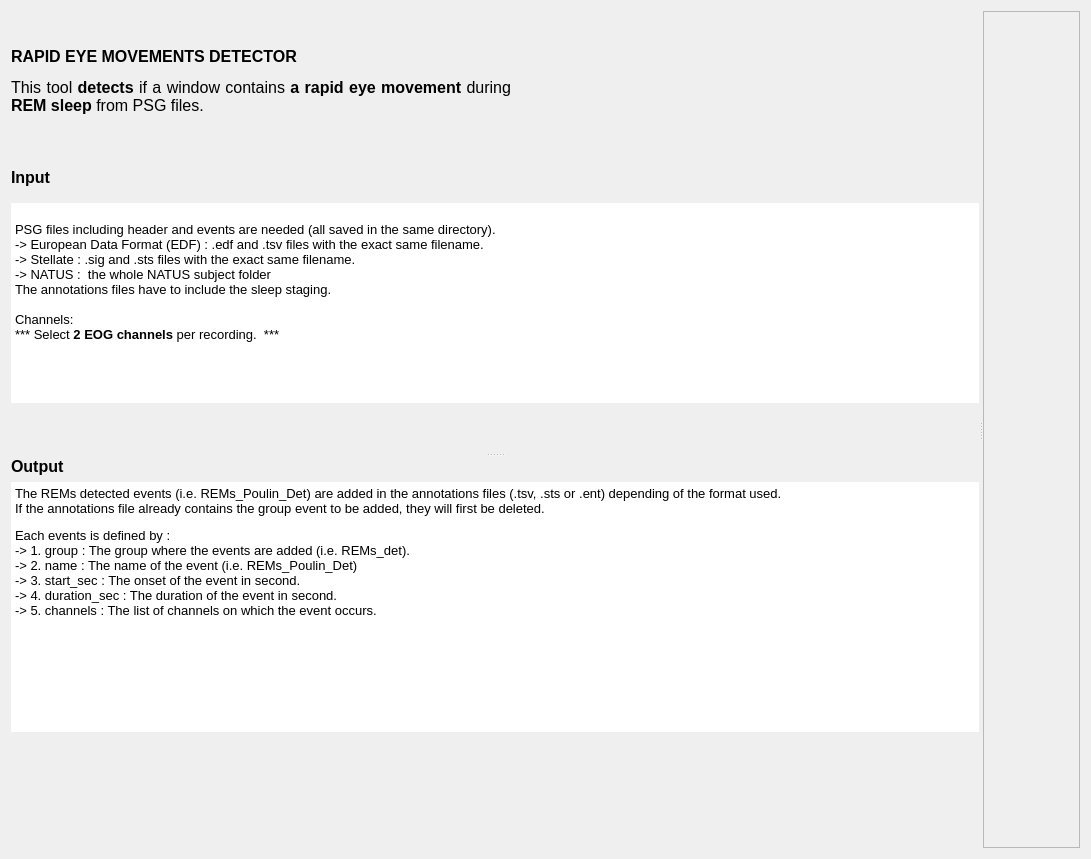
<ui version="4.0">
 <class>IntroStep</class>
 <widget class="QWidget" name="IntroStep">
  <property name="geometry">
   <rect>
    <x>0</x>
    <y>0</y>
    <width>1091</width>
    <height>859</height>
   </rect>
  </property>
  <property name="windowTitle">
   <string>Form</string>
  </property>
  <layout class="QHBoxLayout" name="horizontalLayout">
   <item>
    <widget class="QSplitter" name="splitter_2">
     <property name="orientation">
      <enum>Qt::Horizontal</enum>
     </property>
     <widget class="QWidget" name="layoutWidget">
      <layout class="QVBoxLayout" name="verticalLayout_4">
       <item>
        <widget class="QLabel" name="label_2">
         <property name="minimumSize">
          <size>
           <width>0</width>
           <height>100</height>
          </size>
         </property>
         <property name="maximumSize">
          <size>
           <width>500</width>
           <height>60</height>
          </size>
         </property>
         <property name="font">
          <font>
           <pointsize>12</pointsize>
          </font>
         </property>
         <property name="text">
          <string>&lt;html&gt;&lt;head/&gt;&lt;body&gt;&lt;p&gt;&lt;span style=" font-weight:600;"&gt;RAPID EYE MOVEMENTS DETECTOR&lt;/span&gt;&lt;/p&gt;&lt;p&gt;This tool &lt;span style=" font-weight:600;"&gt;detects &lt;/span&gt;if a window contains&lt;span style=" font-weight:600;"&gt; a rapid eye movement &lt;/span&gt;during&lt;span style=" font-weight:600;"&gt; REM sleep&lt;/span&gt; from PSG files.&lt;/p&gt;&lt;/body&gt;&lt;/html&gt;</string>
         </property>
         <property name="textFormat">
          <enum>Qt::AutoText</enum>
         </property>
         <property name="scaledContents">
          <bool>false</bool>
         </property>
         <property name="alignment">
          <set>Qt::AlignJustify|Qt::AlignVCenter</set>
         </property>
         <property name="wordWrap">
          <bool>true</bool>
         </property>
        </widget>
       </item>
       <item>
        <spacer name="verticalSpacer_3">
         <property name="orientation">
          <enum>Qt::Vertical</enum>
         </property>
         <property name="sizeType">
          <enum>QSizePolicy::Fixed</enum>
         </property>
         <property name="sizeHint" stdset="0">
          <size>
           <width>20</width>
           <height>40</height>
          </size>
         </property>
        </spacer>
       </item>
       <item>
        <widget class="QSplitter" name="splitter">
         <property name="orientation">
          <enum>Qt::Vertical</enum>
         </property>
         <widget class="QWidget" name="layoutWidget">
          <layout class="QVBoxLayout" name="verticalLayout_3">
           <item>
            <widget class="QLabel" name="label">
             <property name="minimumSize">
              <size>
               <width>0</width>
               <height>20</height>
              </size>
             </property>
             <property name="maximumSize">
              <size>
               <width>16777215</width>
               <height>20</height>
              </size>
             </property>
             <property name="font">
              <font>
               <pointsize>12</pointsize>
               <weight>75</weight>
               <bold>true</bold>
              </font>
             </property>
             <property name="text">
              <string>Input</string>
             </property>
             <property name="alignment">
              <set>Qt::AlignLeading|Qt::AlignLeft|Qt::AlignVCenter</set>
             </property>
            </widget>
           </item>
           <item>
            <widget class="QTextEdit" name="textEdit">
             <property name="sizePolicy">
              <sizepolicy hsizetype="Expanding" vsizetype="Expanding">
               <horstretch>0</horstretch>
               <verstretch>0</verstretch>
              </sizepolicy>
             </property>
             <property name="minimumSize">
              <size>
               <width>0</width>
               <height>200</height>
              </size>
             </property>
             <property name="maximumSize">
              <size>
               <width>16777215</width>
               <height>200</height>
              </size>
             </property>
             <property name="layoutDirection">
              <enum>Qt::LeftToRight</enum>
             </property>
             <property name="frameShape">
              <enum>QFrame::HLine</enum>
             </property>
             <property name="frameShadow">
              <enum>QFrame::Plain</enum>
             </property>
             <property name="lineWidth">
              <number>0</number>
             </property>
             <property name="sizeAdjustPolicy">
              <enum>QAbstractScrollArea::AdjustToContents</enum>
             </property>
             <property name="readOnly">
              <bool>true</bool>
             </property>
             <property name="html">
              <string>&lt;!DOCTYPE HTML PUBLIC "-//W3C//DTD HTML 4.0//EN" "http://www.w3.org/TR/REC-html40/strict.dtd"&gt;
&lt;html&gt;&lt;head&gt;&lt;meta name="qrichtext" content="1" /&gt;&lt;style type="text/css"&gt;
p, li { white-space: pre-wrap; }
&lt;/style&gt;&lt;/head&gt;&lt;body style=" font-family:'Ubuntu'; font-size:10pt; font-weight:400; font-style:normal;"&gt;
&lt;p style="-qt-paragraph-type:empty; margin-top:0px; margin-bottom:0px; margin-left:0px; margin-right:0px; -qt-block-indent:0; text-indent:0px;"&gt;&lt;br /&gt;&lt;/p&gt;
&lt;p style=" margin-top:0px; margin-bottom:0px; margin-left:0px; margin-right:0px; -qt-block-indent:0; text-indent:0px;"&gt;&lt;span style=" font-family:'Roboto-Regular'; font-size:10pt;"&gt;PSG files including header and events are needed (all saved in the same directory).&lt;/span&gt;&lt;/p&gt;
&lt;p style=" margin-top:0px; margin-bottom:0px; margin-left:0px; margin-right:0px; -qt-block-indent:0; text-indent:0px;"&gt;&lt;span style=" font-family:'Roboto-Regular'; font-size:10pt;"&gt;-&amp;gt; European Data Format (EDF) : .edf and .tsv files with the exact same filename.&lt;/span&gt;&lt;/p&gt;
&lt;p style=" margin-top:0px; margin-bottom:0px; margin-left:0px; margin-right:0px; -qt-block-indent:0; text-indent:0px;"&gt;&lt;span style=" font-family:'Roboto-Regular'; font-size:10pt;"&gt;-&amp;gt; Stellate : .sig and .sts files with the exact same filename.&lt;/span&gt;&lt;/p&gt;
&lt;p style=" margin-top:0px; margin-bottom:0px; margin-left:0px; margin-right:0px; -qt-block-indent:0; text-indent:0px;"&gt;&lt;span style=" font-family:'Roboto-Regular'; font-size:10pt;"&gt;-&amp;gt; NATUS : &lt;/span&gt;&lt;span style=" font-family:'MS Shell Dlg 2';"&gt; the whole NATUS subject folder&lt;/span&gt;&lt;/p&gt;
&lt;p style=" margin-top:0px; margin-bottom:0px; margin-left:0px; margin-right:0px; -qt-block-indent:0; text-indent:0px;"&gt;&lt;span style=" font-family:'MS Shell Dlg 2';"&gt;The annotations files have to include the sleep staging.&lt;/span&gt;&lt;/p&gt;
&lt;p style="-qt-paragraph-type:empty; margin-top:0px; margin-bottom:0px; margin-left:0px; margin-right:0px; -qt-block-indent:0; text-indent:0px; font-family:'Roboto-Regular'; font-size:10pt;"&gt;&lt;br /&gt;&lt;/p&gt;
&lt;p style=" margin-top:0px; margin-bottom:0px; margin-left:0px; margin-right:0px; -qt-block-indent:0; text-indent:0px;"&gt;&lt;span style=" font-family:'Roboto-Regular'; font-size:10pt;"&gt;Channels:&lt;/span&gt;&lt;/p&gt;
&lt;p style=" margin-top:0px; margin-bottom:0px; margin-left:0px; margin-right:0px; -qt-block-indent:0; text-indent:0px;"&gt;&lt;span style=" font-family:'Roboto-Regular'; font-size:10pt;"&gt;*** Select &lt;/span&gt;&lt;span style=" font-family:'Roboto-Regular'; font-size:10pt; font-weight:600;"&gt;2&lt;/span&gt;&lt;span style=" font-family:'Roboto-Regular'; font-size:10pt;"&gt; &lt;/span&gt;&lt;span style=" font-family:'Roboto-Regular'; font-size:10pt; font-weight:600;"&gt;EOG&lt;/span&gt;&lt;span style=" font-family:'Roboto-Regular'; font-size:10pt;"&gt; &lt;/span&gt;&lt;span style=" font-family:'Roboto-Regular'; font-size:10pt; font-weight:600;"&gt;channels&lt;/span&gt;&lt;span style=" font-family:'Roboto-Regular'; font-size:10pt;"&gt; per recording.  ***&lt;/span&gt;&lt;/p&gt;
&lt;p style="-qt-paragraph-type:empty; margin-top:0px; margin-bottom:0px; margin-left:0px; margin-right:0px; -qt-block-indent:0; text-indent:0px; font-family:'Roboto-Regular'; font-size:10pt;"&gt;&lt;br /&gt;&lt;/p&gt;&lt;/body&gt;&lt;/html&gt;</string>
             </property>
            </widget>
           </item>
           <item>
            <spacer name="verticalSpacer">
             <property name="orientation">
              <enum>Qt::Vertical</enum>
             </property>
             <property name="sizeType">
              <enum>QSizePolicy::Fixed</enum>
             </property>
             <property name="sizeHint" stdset="0">
              <size>
               <width>20</width>
               <height>40</height>
              </size>
             </property>
            </spacer>
           </item>
          </layout>
         </widget>
         <widget class="QWidget" name="layoutWidget">
          <layout class="QVBoxLayout" name="verticalLayout_2">
           <item>
            <widget class="QLabel" name="label_4">
             <property name="maximumSize">
              <size>
               <width>16777215</width>
               <height>20</height>
              </size>
             </property>
             <property name="sizeIncrement">
              <size>
               <width>0</width>
               <height>0</height>
              </size>
             </property>
             <property name="font">
              <font>
               <pointsize>12</pointsize>
               <weight>75</weight>
               <bold>true</bold>
              </font>
             </property>
             <property name="text">
              <string>Output</string>
             </property>
             <property name="alignment">
              <set>Qt::AlignLeading|Qt::AlignLeft|Qt::AlignVCenter</set>
             </property>
            </widget>
           </item>
           <item>
            <widget class="QTextEdit" name="textEdit_2">
             <property name="minimumSize">
              <size>
               <width>0</width>
               <height>250</height>
              </size>
             </property>
             <property name="maximumSize">
              <size>
               <width>16777215</width>
               <height>16777215</height>
              </size>
             </property>
             <property name="frameShape">
              <enum>QFrame::HLine</enum>
             </property>
             <property name="frameShadow">
              <enum>QFrame::Plain</enum>
             </property>
             <property name="lineWidth">
              <number>0</number>
             </property>
             <property name="sizeAdjustPolicy">
              <enum>QAbstractScrollArea::AdjustToContents</enum>
             </property>
             <property name="readOnly">
              <bool>true</bool>
             </property>
             <property name="html">
              <string>&lt;!DOCTYPE HTML PUBLIC "-//W3C//DTD HTML 4.0//EN" "http://www.w3.org/TR/REC-html40/strict.dtd"&gt;
&lt;html&gt;&lt;head&gt;&lt;meta name="qrichtext" content="1" /&gt;&lt;style type="text/css"&gt;
p, li { white-space: pre-wrap; }
&lt;/style&gt;&lt;/head&gt;&lt;body style=" font-family:'Ubuntu'; font-size:10pt; font-weight:400; font-style:normal;"&gt;
&lt;p style=" margin-top:12px; margin-bottom:12px; margin-left:0px; margin-right:0px; -qt-block-indent:0; text-indent:0px;"&gt;&lt;span style=" font-family:'MS Shell Dlg 2';"&gt;The REMs detected events (i.e. REMs_Poulin_Det) are added in the annotations files (.tsv, .sts or .ent) depending of the format used. &lt;br /&gt;&lt;/span&gt;&lt;span style=" font-family:'Roboto-Regular'; font-size:10pt;"&gt;If the annotations file already contains the group event to be added, they will first be deleted. &lt;/span&gt;&lt;/p&gt;
&lt;p style=" margin-top:0px; margin-bottom:0px; margin-left:0px; margin-right:0px; -qt-block-indent:0; text-indent:0px;"&gt;&lt;span style=" font-family:'MS Shell Dlg 2';"&gt;Each events is defined by : &lt;/span&gt;&lt;span style=" font-family:'Roboto-Regular'; font-size:10pt;"&gt;&lt;br /&gt;-&amp;gt; 1. group : The group where the events are added (i.e. REMs_det).&lt;br /&gt;-&amp;gt; 2. name : The name of the event (i.e. REMs_Poulin_Det)&lt;br /&gt;-&amp;gt; 3. start_sec : The onset of the event in second. &lt;br /&gt;-&amp;gt; 4. duration_sec : The duration of the event in second.&lt;br /&gt;-&amp;gt; 5. channels : The list of channels on which the event occurs.&lt;/span&gt;&lt;/p&gt;&lt;/body&gt;&lt;/html&gt;</string>
             </property>
            </widget>
           </item>
           <item>
            <spacer name="verticalSpacer_4">
             <property name="orientation">
              <enum>Qt::Vertical</enum>
             </property>
             <property name="sizeHint" stdset="0">
              <size>
               <width>20</width>
               <height>40</height>
              </size>
             </property>
            </spacer>
           </item>
          </layout>
         </widget>
        </widget>
       </item>
       <item>
        <spacer name="verticalSpacer_2">
         <property name="orientation">
          <enum>Qt::Vertical</enum>
         </property>
         <property name="sizeType">
          <enum>QSizePolicy::Fixed</enum>
         </property>
         <property name="sizeHint" stdset="0">
          <size>
           <width>20</width>
           <height>40</height>
          </size>
         </property>
        </spacer>
       </item>
      </layout>
     </widget>
     <widget class="QScrollArea" name="scrollArea">
      <property name="widgetResizable">
       <bool>true</bool>
      </property>
      <widget class="QWidget" name="scrollAreaWidgetContents">
       <property name="geometry">
        <rect>
         <x>0</x>
         <y>0</y>
         <width>112</width>
         <height>839</height>
        </rect>
       </property>
       <layout class="QVBoxLayout" name="verticalLayout">
        <item>
         <widget class="QLabel" name="label_6">
          <property name="text">
           <string />
          </property>
          <property name="pixmap">
           <pixmap>:/Intro/Eyes_movement.PNG</pixmap>
          </property>
          <property name="alignment">
           <set>Qt::AlignCenter</set>
          </property>
         </widget>
        </item>
       </layout>
      </widget>
     </widget>
    </widget>
   </item>
  </layout>
 <property name="styleSheet"><string>font: 10pt "Roboto-Regular";</string></property></widget>
 <resources>
  <include location="intro_res_rc.qrc" />
 <include location="../../../../../scinodes_poc/src/main/python/ui/themes/themes.qrc" /></resources>
 <connections />
 <slots>
  <slot>on_choose()</slot>
  <slot>on_input_format_changed()</slot>
 </slots>
</ui>
